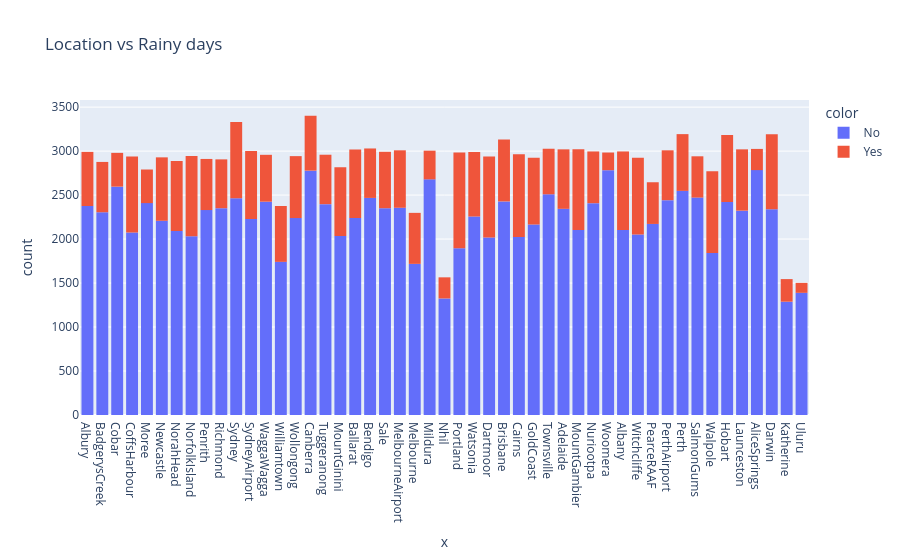

Write notebook code for a chart like this one.
### Code cell
px.histogram(x = df["Location"], title = "Location vs Rainy days", color=df['RainToday'])

### Figure 1 — Plotly figure (JSON) as saved in the notebook; plotly's stock layout.template omitted (floating-point values rounded to 4 significant figures; data arrays with more than 128 entries replaced by an {"elided": "..."} marker saying what was removed)
{"data": [{"bingroup": "x", "hovertemplate": "color=No<br>x=%{x}<br>count=%{y}<extra></extra>", "legendgroup": "No", "marker": {"color": "#636efa", "pattern": {"shape": ""}}, "name": "No", "orientation": "v", "showlegend": true, "type": "histogram", "x": {"elided": "109332 str values"}, "xaxis": "x", "yaxis": "y"}, {"bingroup": "x", "hovertemplate": "color=Yes<br>x=%{x}<br>count=%{y}<extra></extra>", "legendgroup": "Yes", "marker": {"color": "#EF553B", "pattern": {"shape": ""}}, "name": "Yes", "orientation": "v", "showlegend": true, "type": "histogram", "x": {"elided": "31455 str values"}, "xaxis": "x", "yaxis": "y"}], "layout": {"barmode": "relative", "legend": {"title": {"text": "color"}, "tracegroupgap": 0}, "title": {"text": "Location vs Rainy days"}, "xaxis": {"anchor": "y", "domain": [0, 1], "title": {"text": "x"}}, "yaxis": {"anchor": "x", "domain": [0, 1], "title": {"text": "count"}}}}
